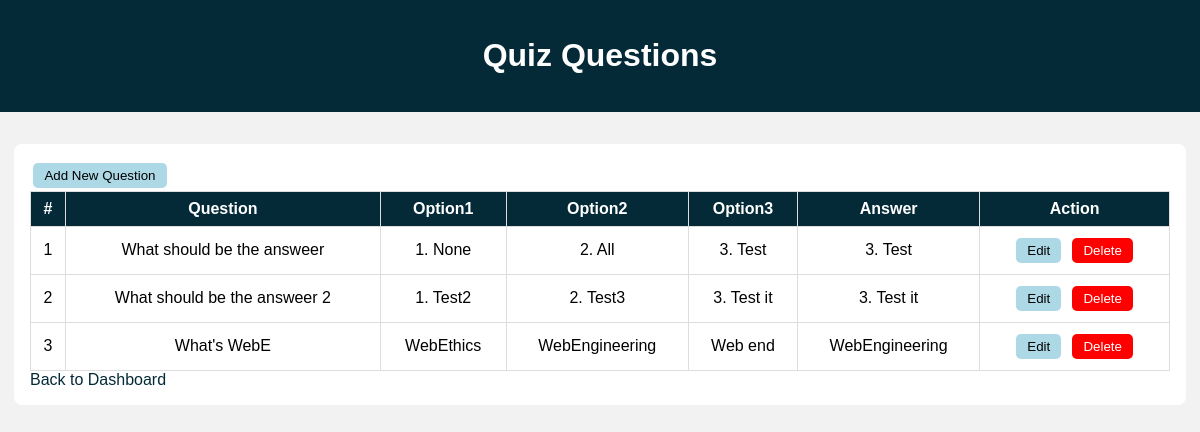
Page /view_quiz.php?qid=10 (signed in) on the committed database.
### tables this page shows
CREATE TABLE `question` (
  `question_id` int(11) NOT NULL,
  `quiz_id` int(11) NOT NULL,
  `question_text` text NOT NULL,
  `option1` varchar(255) DEFAULT NULL,
  `option2` varchar(255) DEFAULT NULL,
  `option3` varchar(255) DEFAULT NULL,
  `correct_answer` varchar(255) NOT NULL
);

### view_quiz.php (the view, shortened to what this page needs)
<?php
require_once 'sql.php';
$conn = mysqli_connect($servername, $username, $password, $dbname);
$quiz_id = isset($_GET['qid']) ? intval($_GET['qid']) : 0;
?>
<!DOCTYPE html>
<html>
<head>
</head>
<body>
<div class="header"><h1>Quiz Questions</h1></div>
<div class="container">
    <a href="add_question.php?qid=<?php echo $quiz_id; ?>"><button>Add New Question</button></a>
    <table>
        <thead>
            <tr>
                <th>#</th>
                <th>Question</th>
                <th>Option1</th>
                <th>Option2</th>
                <th>Option3</th>
                <th>Answer</th>
                <th>Action</th>
            </tr>
        </thead>
        <tbody>
            <?php
            $sql = "SELECT * FROM question WHERE quiz_id='$quiz_id'";
            $res = mysqli_query($conn, $sql);
            $i=1;
            if($res && mysqli_num_rows($res)>0){
                while($row = mysqli_fetch_assoc($res)){
                    echo "<tr>";
                    echo "<td>".$i."</td>";
                    echo "<td>".$row['question_text']."</td>";
                    echo "<td>".$row['option1']."</td>";
                    echo "<td>".$row['option2']."</td>";
                    echo "<td>".$row['option3']."</td>";
                    echo "<td>".$row['correct_answer']."</td>";
                    echo "<td>
                        <a href='edit_question.php?id=".$row['question_id']."'><button>Edit</button></a>
                        <a href='delete_question.php?id=".$row['question_id']."'><button style='background:red;color:white;'>Delete</button></a>
                    </td>";
                    echo "</tr>";
                    $i++;
                }
            } else {
                echo "<tr><td colspan='7'>No questions added yet</td></tr>";
            }
            ?>
        </tbody>
    </table>
    <a href="teacher_dashboard.php">Back to Dashboard</a>
</div>
</body>
</html>

### view_quiz.php (style rules this page uses)
body { font-family: Arial,sans-serif; background:#f2f2f2; margin:0; padding:0; }
.header { background:#042A38; color:white; padding:1rem; text-align:center; }
.container { width:95%; margin:2rem auto; background:white; padding:1rem; border-radius:8px; }
table { width:100%; border-collapse:collapse; }
th, td { border:1px solid #ddd; padding:0.5rem; text-align:center; }
th { background:#042A38; color:white; }
button { padding:0.3rem 0.7rem; border:none; border-radius:5px; cursor:pointer; background:lightblue; margin:0.2rem; }
a { text-decoration:none; color:#042A38; }

### rows in the picture
question: question_text "What should be the answeer", option1 "1. None", option2 "2. All", option3 "3. Test", correct_answer "3. Test"
question: question_text "What should be the answeer 2", option1 "1. Test2", option2 "2. Test3", option3 "3. Test it", correct_answer "3. Test it"
question: question_text "What's WebE", option1 "WebEthics", option2 "WebEngineering", option3 "Web end", correct_answer "WebEngineering"
